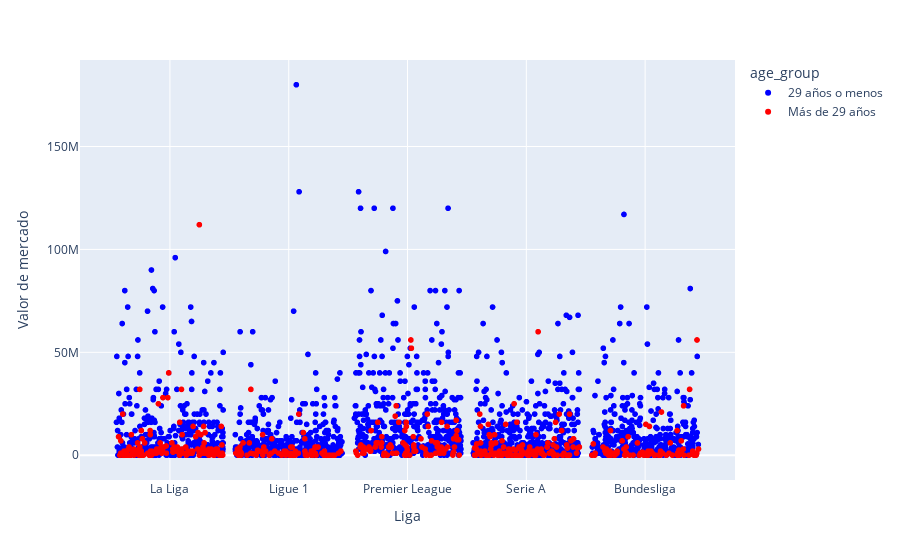

Notebook code cell kept with this figure:
### Markdown cell above
### Grafica de puntos sobre los precios de mercado de los jugadores en las distintas ligas marcando los que tienen más y menos de 30 años

### Code cell
league_categories = df_1920['league'].unique()
num_categories = len(league_categories)
category_positions = {league: i+1 for i, league in enumerate(league_categories)}

# Agregar un poco de jitter en la posición de los puntos en el eje x
df_1920['jittered_league'] = df_1920['league'].map(category_positions) + np.random.uniform(-0.45, 0.45, len(df_1920))

# Crear una nueva columna para clasificar a los jugadores según su edad
df_1920['age_group'] = np.where(df_1920['age'] > 29, 'Más de 29 años', '29 años o menos')

max_age = df_1920['age'].max()
min_age = df_1920['age'].min()

# Crear un scatterplot con tres variables y una escala de colores personalizada
fig = px.scatter(df_1920, x="jittered_league", y="value", color="age_group", hover_name="player",
                 color_discrete_sequence=["blue", "red"])

# Personalizar los títulos de los ejes
fig.update_layout(xaxis_title="Liga", yaxis_title="Valor de mercado")

# Personalizar las etiquetas de las marcas en el eje x
fig.update_xaxes(tickvals=list(category_positions.values()), ticktext=list(category_positions.keys()))

fig.show()

### Figure 1 — Plotly figure (JSON) as saved in the notebook; plotly's stock layout.template omitted (floating-point values rounded to 4 significant figures; data arrays with more than 128 entries replaced by an {"elided": "..."} marker saying what was removed)
{"data": [{"hovertemplate": "<b>%{hovertext}</b><br><br>age_group=29 años o menos<br>jittered_league=%{x}<br>value=%{y}<extra></extra>", "hovertext": {"elided": "2148 str values"}, "legendgroup": "29 años o menos", "marker": {"color": "blue", "symbol": "circle"}, "mode": "markers", "name": "29 años o menos", "showlegend": true, "type": "scattergl", "x": {"elided": "2148 float values"}, "xaxis": "x", "y": {"elided": "2148 int values"}, "yaxis": "y"}, {"hovertemplate": "<b>%{hovertext}</b><br><br>age_group=Más de 29 años<br>jittered_league=%{x}<br>value=%{y}<extra></extra>", "hovertext": {"elided": "496 str values"}, "legendgroup": "Más de 29 años", "marker": {"color": "red", "symbol": "circle"}, "mode": "markers", "name": "Más de 29 años", "showlegend": true, "type": "scattergl", "x": {"elided": "496 float values"}, "xaxis": "x", "y": {"elided": "496 int values"}, "yaxis": "y"}], "layout": {"legend": {"title": {"text": "age_group"}, "tracegroupgap": 0}, "margin": {"t": 60}, "xaxis": {"anchor": "y", "domain": [0, 1], "ticktext": ["La Liga", "Ligue 1", "Premier League", "Serie A", "Bundesliga"], "tickvals": [1, 2, 3, 4, 5], "title": {"text": "Liga"}}, "yaxis": {"anchor": "x", "domain": [0, 1], "title": {"text": "Valor de mercado"}}}}
